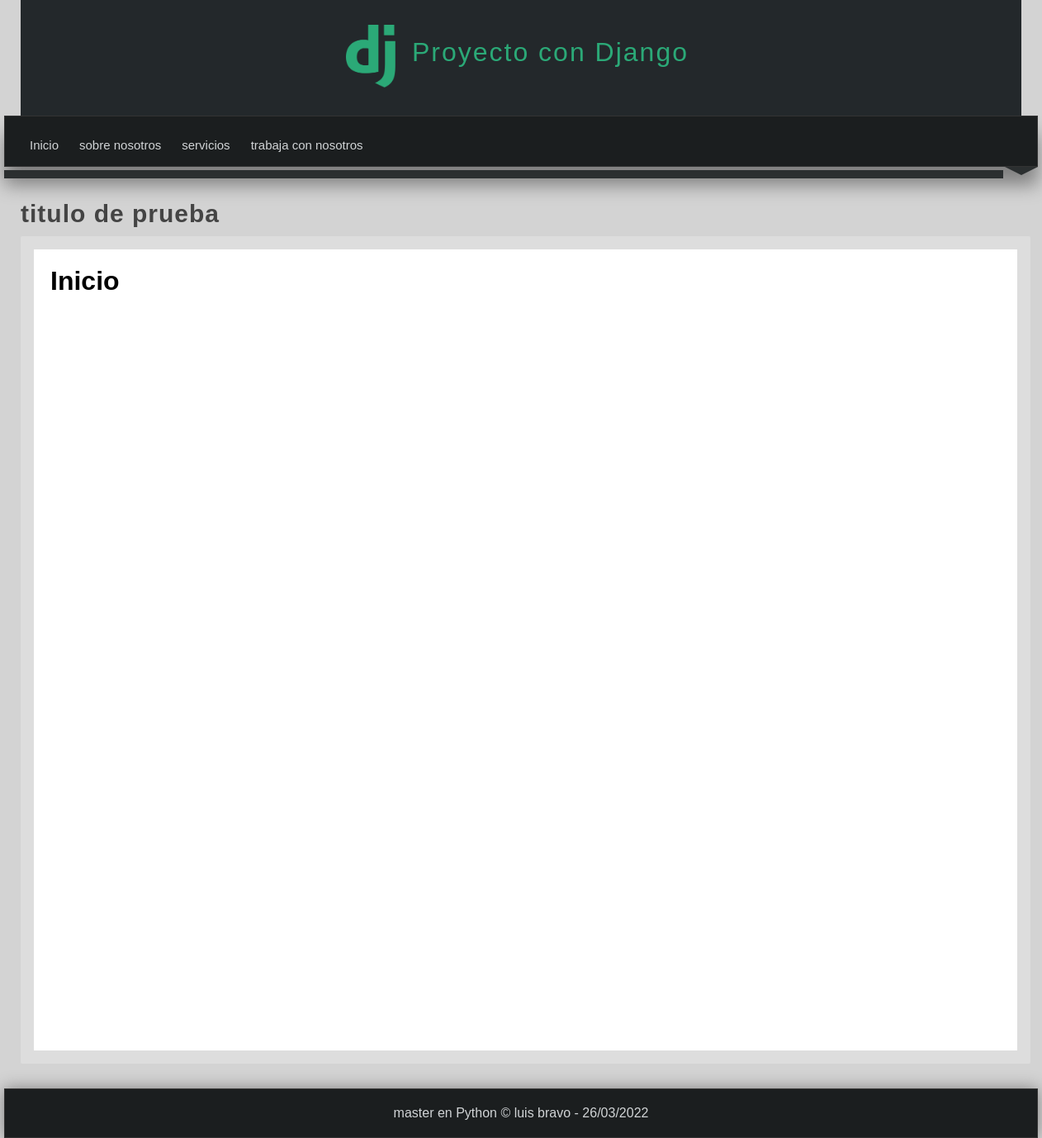
The page / on the database its author committed.
### pages/models.py (models this page shows, shortened)
class Page(models.Model):
    title = models.CharField(max_length=50, verbose_name="Titulo")
    content = models.TextField(verbose_name="Contenido")
    slug = models.CharField(unique=True, max_length=150, verbose_name="URL amigable")
    visible = models.BooleanField(verbose_name="¿Visible?")
    create_at = models.DateTimeField(auto_now_add=True, verbose_name="Creado el ")
    updated_at = models.DateTimeField(auto_now=True, verbose_name="Actualizado el ")
    class Meta:
        verbose_name = "Pagina"
        verbose_name_plural = "Paginas"

### mainapp/views.py (the view)
# urls.py: path('', views.index, name="index"),
def index(request):
    return render(request, 'mainapp/index.html', {
        'title': 'Inicio'
    })

### pages/context_processors.py (called while the page is built)
def get_pages(request):
    pages = Page.objects.filter(visible = True).values_list('id', 'title', 'slug')
    return {
        'pages' : pages
    }

### mainapp/templates/mainapp/index.html (shortened to what this page needs)
{% extends 'layouts/layout.html' %}
{%block content %}
    <h1> {{title}} </h1>
{%endblock%}

### mainapp/templates/layouts/layout.html (shortened to what this page needs)
<!DOCTYPE html>
<html lang="es">
<head>
    {%load static%}
    <link rel="stylesheet" href="{% static 'css/styles.css'%}">
</head>
<body>
    <header>
        <div  id = "logotipo">
           <img src="{%static 'img/djangoLogo.png/'%}" alt="">
           <h1> Proyecto con Django</h1>
        </div>
    </header>
    <nav>
        <ul>
            <li>
                <a href={% url 'inicio' %}>Inicio</a>
            </li>
            {% for page in pages %}
            <li>
                <a href = "{% url 'page' page.2 %}"> {{page.1}}</a>
            </li>
            {%endfor%}
        </ul>
    </nav>
    <div class="barra">
        <span class="esquina-izquierda"></span>
        <span class="relleno-barra"></span>
    </div>
    <div id="content">
        <h2 class="title"> titulo de prueba</h2>
        <div class="box">
            {% block content %}{% endblock %}
        </div>
    </div>
    <footer>
        master en Python &copy; luis bravo - {% now "d/m/Y " %}
    </footer>
</body>
</html>

### mainapp/static/css/styles.css (style rules this page uses)
* { margin: 0px; padding: 0px; font-family: Arial, Helvetica, sans-serif; text-decoration: none; }
p, h2, h3, ul { margin-top: 5px; margin-bottom: 5px; }
ul, ol { margin-left: 20px; margin-bottom: 10px; }
body { background-color: lightgray; }
header { width: 1212px; height: 140px; background-color: #23282B; margin: 0 auto; }
#logotipo { width: 35%; height: 130px; margin: 0 auto; padding-top: 10px; }
#logotipo img { display: block; float: left; width: 60px; margin-top: 20px; }
#logotipo h1 { display: block; float: left; letter-spacing: 2px; margin-top: 35px; margin-left: 20px; font-weight: 100; color: #2ba977; }
nav { width: 1250px; height: 60px; background-color: #1B1E1F; border: 1px solid #333333; margin: 0 auto; box-shadow: 0px 22px 22px gray; font-size: 15px; }
nav ul { list-style: none; text-decoration: none; }
nav ul li { line-height: 40px; float: left; }
nav ul li a { display: block; padding: 10px; padding-right: 15px; color: #d1d4d6; }
.barra { width: 1252px; margin: 0 auto; }
.esquina-izquierda { display: block; border-left: 20px solid transparent; border-top: 10px solid #2B2F30; float: left; }
.esquina-izquierda { display: block; border-right: 20px solid transparent; border-top: 10px solid #2B2F30; float: right; }
.relleno-barra { display: block; width: 1210px; height: 10px; background: #2B2F30; float: left; }
#content { width: 1212px; min-height: 930px; margin: 0 auto; margin-bottom: 30px; margin-top: 40px; }
.box { background: white; width: 95%; min-height: 930px; padding: 20px; border: 1pc solid #ddd; border-radius: 2px; margin: 0 auto; }
.title { color: #444; letter-spacing: 1px; font-size: 30px; margin-bottom: 10px; margin-top: 5px; }
footer { width: 1250px; background-color: #1B1E1F; border: 1px solid #333; color: #d1d4d6; text-align: center; margin: 0 auto; padding-top: 20px; padding-bottom: 20px; box-shadow: 0px 0px 20px gray; }

### rows shown on the page
Page: title "sobre nosotros"
Page: title "servicios"
Page: title "trabaja con nosotros"

### other values the page prints
{{ title }} "Inicio"
